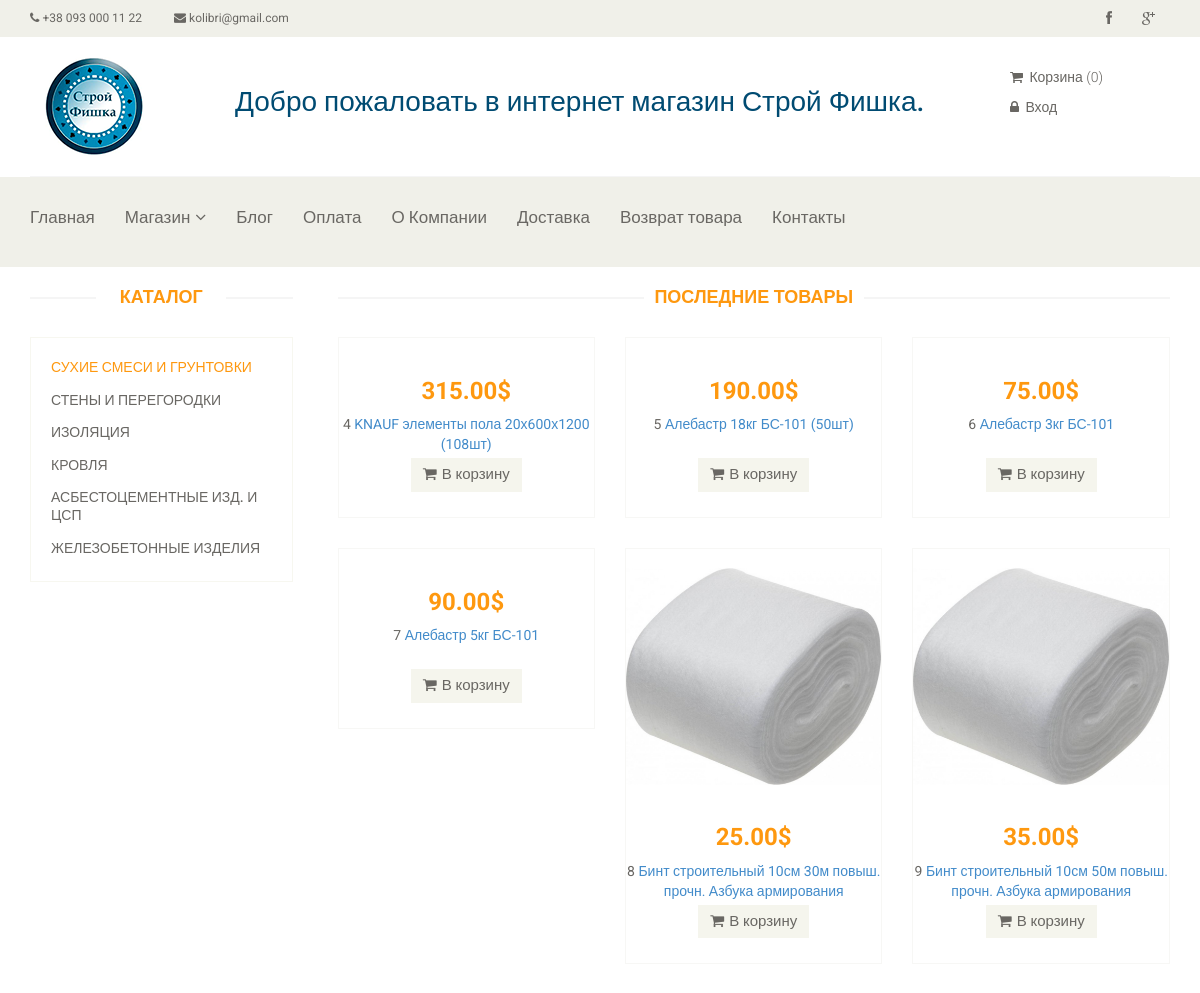
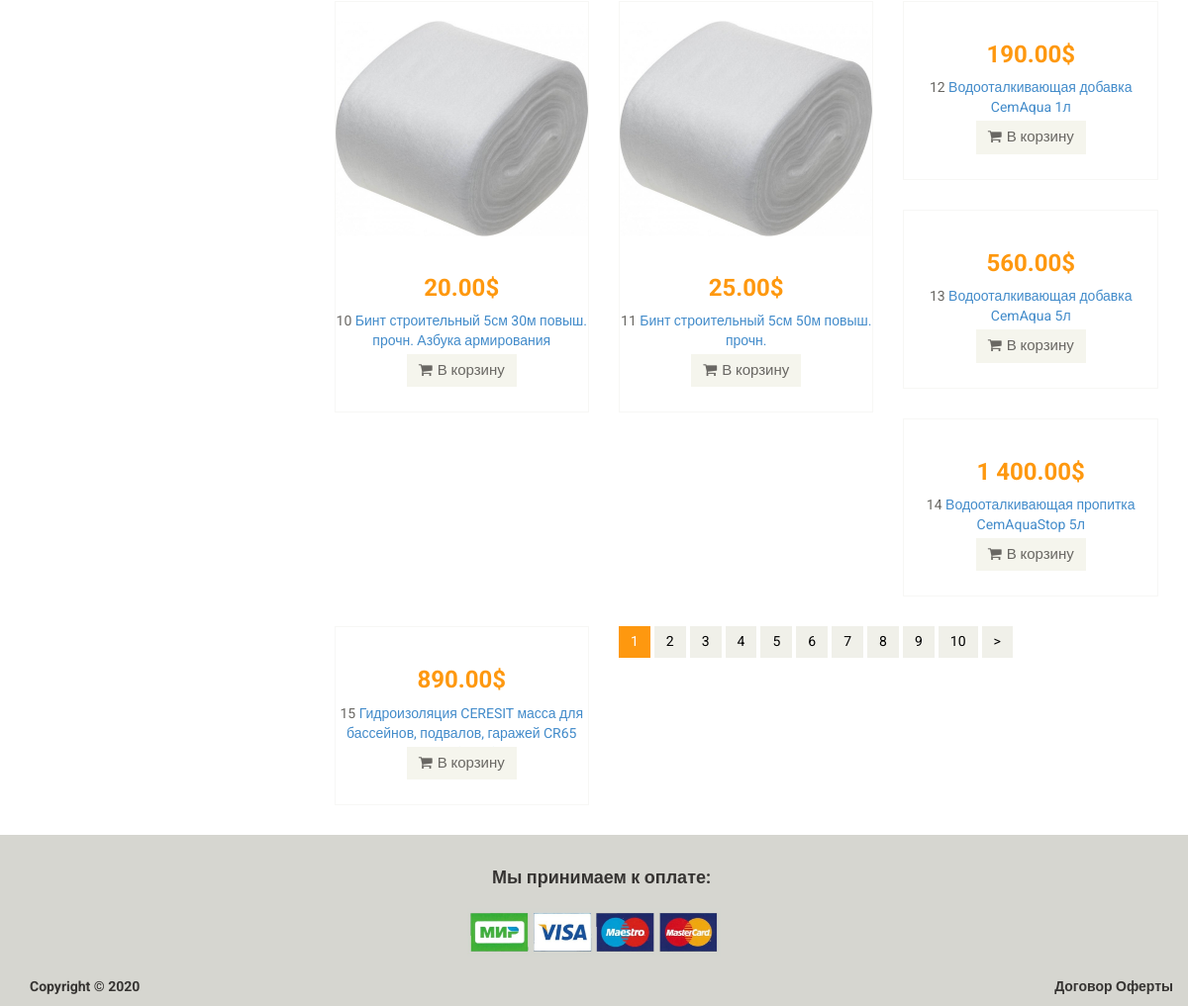
Page /category/1 on the committed database (2 pictures, top to bottom).
### tables this page shows
CREATE TABLE `category` (
  `id` int(11) NOT NULL,
  `name` varchar(255) NOT NULL,
  `sort_order` int(11) NOT NULL DEFAULT '0',
  `status` int(11) NOT NULL DEFAULT '1'
);

CREATE TABLE `product` (
  `id` int(11) NOT NULL,
  `name` varchar(255) NOT NULL,
  `category_id` int(11) NOT NULL,
  `code` int(11) NOT NULL,
  `price` varchar(255) NOT NULL,
  `availability` int(11) NOT NULL,
  `brand` varchar(255) DEFAULT NULL,
  `image` varchar(255) NOT NULL,
  `description` text NOT NULL,
  `is_new` int(11) NOT NULL DEFAULT '0',
  `is_recomended` int(11) NOT NULL DEFAULT '0',
  `status` int(11) NOT NULL DEFAULT '1'
);

### config/routes.php (called while the page is built)
<?php
return array(
    'product/([0-9]+)'=> 'product/view/$1',
    'catalog' => 'catalog/index',
    'view-ajax.php'=>'ajax/MakeAjax',
    'category/([0-9]+)/page-([0-9]+)' => 'catalog/category/$1/$2',
    'category/([0-9]+)' => 'catalog/category/$1',
    'cart/checkout' => 'cart/checkout',
    'cart/add/([0-9]+)' => 'cart/add/$1',
    'cart/addAjax/([0-9]+)' => 'cart/addAjax/$1',
    'cart/delete/([0-9]+)' => 'cart/delete/$1',
    'cart' => 'cart/index',
    'user/order/([0-9]+)' => 'user/order/$1',
    'user/showSecondTableAjax' => 'user/showSecondTableAjax',
    'user/testAjax' => 'user/testAjax',
    'user/register' => 'user/register',
    'user/login' => 'user/login',
    'user/logout' => 'user/logout',
    'cabinet/order' => 'cabinet/order',
    'cabinet' => 'cabinet/index',
    'user/company' => 'cabinet/company',
    'register/user' => 'user/newcompany',
    'contacts' => 'site/contact',
    'about' => 'site/about',
    'blog' => 'news/index',
    'payment' => 'site/payment',
    'delivery' => 'site/delivery',
    'return' => 'site/return',
    'returnnoquality' => 'site/returnNoQuality',
    'returnquality' => 'site/returnQuality',
    'error' => 'site/error',
    ''=> 'site/index',
);
?>

### controllers/CatalogController.php (called while the page is built, shortened)
<?php
class CatalogController
{
    public function actionCategory($categoryId, $page = 1)
    {
        $categories = Category::getCategoriesList();
        $categoryProducts = Product::getProductsListByCategory($categoryId, $page);
        $total = Product::getTotalProductsInCategory($categoryId);
        $pagination = new Pagination($total, $page, Product::SHOW_BY_DEFAULT, 'page-');
        require_once(ROOT.'/views/catalog/category.php');
        return true;
    }
}
?>

### index.php (called while the page is built, shortened)
<?php
require_once(ROOT.'/components/Autoload.php');
$router = new Router;
$router->run();
?>

### models/Category.php (called while the page is built)
<?php
class Category
{
    public static function getCategoriesList()
    {
        $db = Db::getConnection();
        $categoryList = array();
        $result = $db->query('SELECT id, name FROM category ORDER BY sort_order ASC');
        $i = 0;
        while($row = $result->fetch()){
            $categoryList[$i]['id'] = $row['id'];
            $categoryList[$i]['name'] = $row['name'];
            $i++;
        }
        return $categoryList;
    }
}
?>

### models/Product.php (called while the page is built, shortened)
<?php
class Product
{
    public static function getProductsListByCategory($categoryId = false, $page = 1)
    {
        if($categoryId) {
            $page = intval($page);
            $offset = ($page - 1) * self::SHOW_BY_DEFAULT;
            $db = Db::getConnection();
            $products = array();
            $result = $db->query("SELECT id, name, price, image, is_new FROM product WHERE status = '1' AND category_id = '$categoryId' ORDER BY id ASC LIMIT ".self::SHOW_BY_DEFAULT." OFFSET ".$offset);
            $i = 0;
            while($row = $result->fetch()) {
                $products[$i]['id'] = $row['id'];
                $products[$i]['name'] = $row['name'];
                $products[$i]['price'] = $row['price'];
                $products[$i]['image'] = $row['image'];
                $products[$i]['is_new'] = $row['is_new'];
                $i++;
            }
            return $products;
        }
    }
    public static function getTotalProductsInCategory($categoryId)
    {
        $db = Db::getConnection();
        $result = $db->query('SELECT count(id) AS count FROM product WHERE status="1" AND category_id="'.$categoryId.'"');
        $result->setFetchMode(PDO::FETCH_ASSOC);
        $row = $result->fetch();
        return $row['count'];
    }
}
?>

### components/Autoload.php (called while the page is built, shortened)
<?php
function load($class_name)
{
    $array_paths = array(
        '/models/',
        '/components/'
    );
    foreach ($array_paths as $path) {
        $path = ROOT . $path . $class_name . '.php';
    }
}
?>

### views/catalog/category.php (the view, shortened to what this page needs)
<?php include ROOT . '/views/layouts/header.php'; ?>
<section>
    <div class="container">
        <div class="row">
            <div class="col-sm-3">
                <div class="left-sidebar">
                    <h2>Каталог</h2>
                    <div class="panel-group category-products">
                        <?php foreach ($categories as $categoryItem): ?>
                            <div class="panel panel-default">
                                <div class="panel-heading">
                                    <h4 class="panel-title">
                                        <a href="/category/<?php echo $categoryItem['id'];?>"
                                           class="<?php if ($categoryId == $categoryItem['id']) echo 'active'; ?>"
                                           >
                                            <?php echo $categoryItem['name'];?>
                                        </a>
                                    </h4>
                                </div>
                            </div>
                        <?php endforeach; ?>
                    </div>
                </div>
            </div>
            <div class="col-sm-9 padding-right">
                <div class="features_items">
                    <h2 class="title text-center">Последние товары</h2>
                    <?php foreach ($categoryProducts as $product): ?>
                        <div class="col-sm-4">
                            <div class="product-image-wrapper">
                                <div class="single-products">
                                    <div class="productinfo text-center">
                                        <img src="/upload/images/products/<?php echo $product['image']; ?>" alt="" />
                                        <h2><?php echo $product['price'];?>$</h2>
                                        <p>
                                        <?php echo $product['id']; ?>
                                            <a href="/product/<?php echo $product['id'];?>">
                                                <?php echo $product['name'];?>
                                            </a>
                                        </p>
                                        <a href="/cart/add/<?php echo $product['id'] ?>" class="btn btn-default add-to-cart" data-id="<?php echo $product['id']; ?>"><i class="fa fa-shopping-cart"></i>В корзину</a>
                                    </div>
                                </div>
                            </div>
                        </div>
                    <?php endforeach;?>
                    <?php echo $pagination->get(); ?>
                </div>
            </div>
        </div>
    </div>
</section>
<?php include ROOT . '/views/layouts/footer.php'; ?>

### components/Router.php (shortened to what this page needs)
<?php
class Router
{
    private $routes;
    public function __construct()
    {
        $routesPath = ROOT. '/config/routes.php';
        $this->routes = include($routesPath);
    }
    private function getURI()
    {
        if(!empty($_SERVER['REQUEST_URI'])){
            return trim($_SERVER['REQUEST_URI'], '/');
        }
    }
    public function run()
    {
        $uri = $this->getURI();
        foreach ($this->routes as $uriPattern => $path){
            if (preg_match("~$uriPattern~", $uri)){
                $internalRoute = preg_replace("~$uriPattern~", $path, $uri);
                $segments = explode('/', $internalRoute);
                $controllerName = array_shift($segments). 'Controller';
                $actionName = 'action'.ucfirst(array_shift($segments));
                $parameters = $segments;
                $controllerObject = new $controllerName;
                $result = call_user_func_array(array($controllerObject, $actionName), $parameters);
                if ($result != null){
                    break;
                }
            };
        };
    }
}
?>

### template/css/main.css (style rules this page uses)
body { font-family: 'Roboto', sans-serif; background:; position: relative; font-weight:400px; }
a { -webkit-transition: 300ms; -moz-transition: 300ms; -o-transition: 300ms; transition: 300ms; }
h1, h2, h3, h4, h5, h6 { font-family: 'Roboto', sans-serif; }
.category-products { border: 1px solid #F7F7F0; margin-bottom: 35px; padding-bottom: 20px; padding-top: 15px; }
.left-sidebar h2, .brands_products h2 { color: #FE980F; font-family: 'Roboto', sans-serif; font-size: 18px; font-weight: 700; margin: 0 auto 30px; text-align: center; text-transform: uppercase; position: relative; z-index:3; }
.left-sidebar h2:after, h2.title:after { content: " "; position: absolute; border: 1px solid #f5f5f5; bottom:8px; left: 0; width: 100%; height: 0; z-index: -2; }
.left-sidebar h2:before { content: " "; position: absolute; background: #fff; bottom: -6px; width: 130px; height: 30px; z-index: -1; left: 50%; margin-left: -65px; }
h2.title:before { content: " "; position: absolute; background: #fff; bottom: -6px; width: 220px; height: 30px; z-index: -1; left: 50%; margin-left: -110px; }
.category-products .panel { background-color: #FFFFFF; border: 0px; border-radius: 0px; box-shadow:none; margin-bottom: 0px; }
.category-products .panel-default .panel-heading { background-color: #FFFFFF; border: 0 none; color: #FFFFFF; padding: 5px 20px; }
.category-products .panel-default .panel-heading .panel-title a { color: #696763; font-family: 'Roboto', sans-serif; font-size: 14px; text-decoration: none; text-transform: uppercase; }
.category-products .panel-default .panel-heading .panel-title a.active { color: #FE980F; }
.padding-right { padding-right: 0; }
.features_items { overflow:hidden; }
h2.title { color: #FE980F; font-family: 'Roboto', sans-serif; font-size: 18px; font-weight: 700; margin: 0 15px; text-transform: uppercase; margin-bottom: 30px; position: relative; }
.product-image-wrapper { border:1px solid #F7F7F5; overflow: hidden; margin-bottom:30px; }
.single-products { position: relative; }
.productinfo h2 { color: #FE980F; font-family: 'Roboto', sans-serif; font-size: 24px; font-weight: 700; }
.productinfo p { font-family: 'Roboto', sans-serif; font-size: 14px; font-weight: 400; height: 34px; color: #696763; }
.productinfo img { width: 100%; }
.productinfo { position:relative; }
.add-to-cart { background:#F5F5ED; border: 0 none; border-radius: 0; color: #696763; font-family: 'Roboto', sans-serif; font-size: 15px; margin-bottom: 25px; }
.add-to-cart i { margin-right:5px; }

### rows in the picture
category: name "СУХИЕ СМЕСИ И ГРУНТОВКИ"
category: name "СТЕНЫ И ПЕРЕГОРОДКИ"
category: name "ИЗОЛЯЦИЯ"
category: name "КРОВЛЯ"
category: name "АСБЕСТОЦЕМЕНТНЫЕ ИЗД. И ЦСП"
category: name "ЖЕЛЕЗОБЕТОННЫЕ ИЗДЕЛИЯ"
product: price "315.00", id "4", name "KNAUF элементы пола 20х600х1200 (108шт)"
product: price "190.00", id "5", name "Алебастр 18кг БС-101 (50шт)"
product: price "75.00", id "6", name "Алебастр 3кг БС-101"
product: price "90.00", id "7", name "Алебастр 5кг БС-101"
product: image (picture), price "25.00", id "8", name "Бинт строительный 10см 30м повыш. прочн. Азбука армирования"
product: image (picture), price "35.00", id "9", name "Бинт строительный 10см 50м повыш. прочн. Азбука армирования"
product: image (picture), price "20.00", id "10", name "Бинт строительный 5см 30м повыш. прочн. Азбука армирования"
product: image (picture), price "25.00", id "11", name "Бинт строительный 5см 50м повыш. прочн."
product: price "190.00", id "12", name "Водооталкивающая добавка CemAqua 1л"
product: price "560.00", id "13", name "Водооталкивающая добавка CemAqua 5л"
product: price "1 400.00", id "14", name "Водооталкивающая пропитка CemAquaStop 5л"
product: price "890.00", id "15", name "Гидроизоляция CERESIT масса для бассейнов, подвалов, гаражей CR65…"

### other values in the picture
$text "2"
$text "3"
$text "4"
$text "5"
$text "6"
$text "7"
$text "8"
$text "9"
$text "10"
$text ">"
